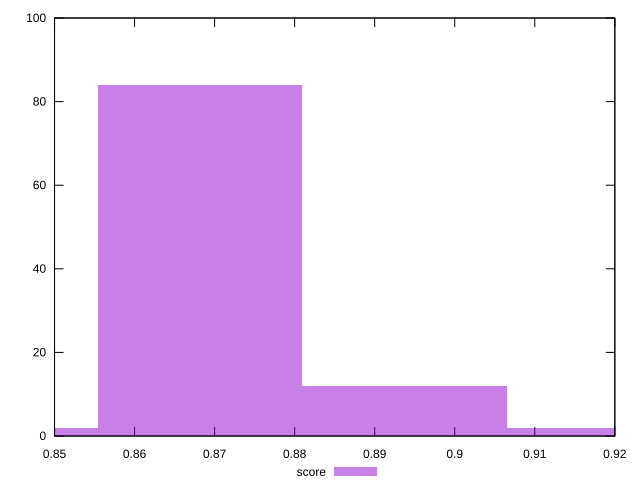

Source code (gnuplot):
reset

$score <<EOF
0.8682097155420168 84
0.8937452954108996 12
0.842674135673134 2
0.9192808752797825 2
EOF

set key outside below
set boxwidth 0.025535579868882847
set xrange [0.85:0.92]
set yrange [0:100]
set trange [0:100]
set style fill transparent solid 0.5 noborder
set terminal svg size 640, 490 enhanced background rgb 'white'
set output "report_00020_2021-02-19T21:17:38.612Z2/first-meaningful-paint/samples/pages+cached+noadtech/score/histogram.svg"

plot $score title "score" with boxes

reset
